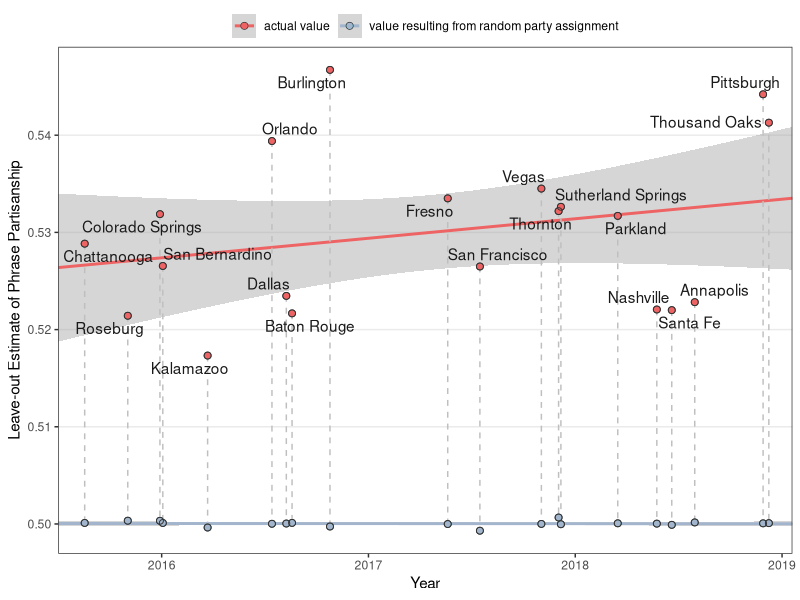
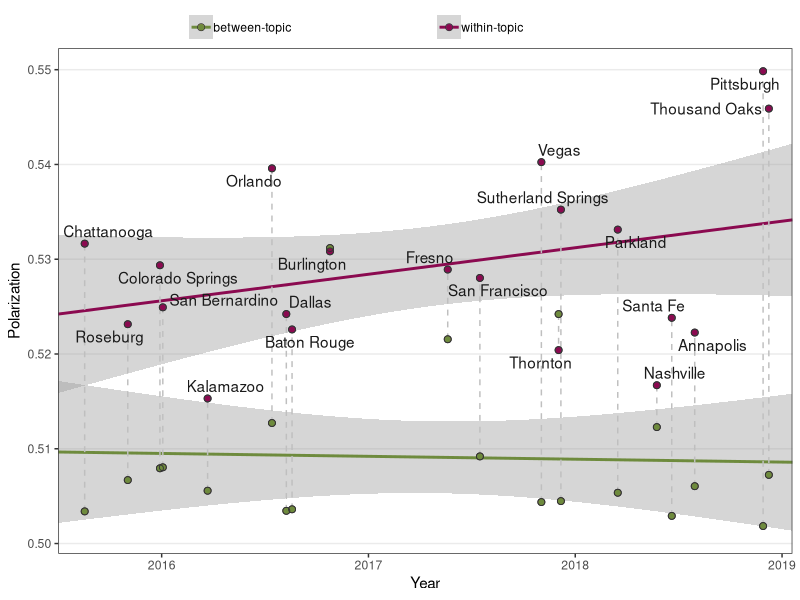

These charts were generated, in order, by the following R code:
library(ggplot2)
library(ggrepel)
library(RColorBrewer)

setwd('/Users/ddemszky/Google_Drive/Research/Framing/framing-twitter')

# plot overall polarization
data <- read.csv("data/polarization_noRT.csv",header=TRUE)
ggplot(data, aes(x=year, y=polarization, color=is_actual))+
  stat_smooth(aes(group=is_actual), method=lm, se=TRUE, fullrange=TRUE) +
  geom_line(aes(group=label), color='gray75', linetype='dashed') +
  geom_point(aes(fill=is_actual), pch=21, size=2, colour='gray20')+
  geom_point() +
  geom_point(shape=1, size=2, colour='gray20') +
  geom_text_repel(data=subset(data, is_actual == 'actual value'), aes(label=label),color='gray10', show.legend = FALSE) +
  xlab('Year') +
  ylab('Leave-out Estimate of Phrase Partisanship') +
  theme_bw() +
  theme(legend.position="top", legend.direction="horizontal", legend.title = element_blank(), legend.box.margin=margin(-1,-10,-10,-10), panel.grid.major.x = element_blank(), panel.grid.minor = element_blank()) +
  scale_color_manual(values=c("indianred2", "lightsteelblue3")) +
  scale_x_continuous(limits = c(2015.5,2019.05), expand = c(0, 0)) 

data <- read.csv("data/topic_polarization.csv",header=TRUE)
#data <- data[data$kind != 'overall',]

ggplot(data, aes(x=year, y=polarization, color=kind))+
  stat_smooth(aes(group=kind), method=lm, se=TRUE, fullrange=TRUE) +
  geom_line(aes(group=label), color='gray75', linetype='dashed') +
  geom_point(aes(fill=kind), pch=21, size=2, colour='gray20')+
  geom_point() +
  geom_point(shape=1, size=2, colour='gray20') +
  geom_text_repel(data=subset(data, kind == 'within-topic'), aes(label=label),color='gray10', show.legend = FALSE) +
  xlab('Year') +
  ylab('Polarization') +
  theme_bw() +
  theme(legend.position="top", legend.direction="horizontal", legend.title = element_blank(), legend.box.margin=margin(0,0,-10,0), legend.text = element_text(margin = margin(r =100, unit = "pt")), panel.grid.major.x = element_blank(), panel.grid.minor = element_blank()) +
  scale_color_manual(values=c("darkolivegreen4", "deeppink4")) +
  scale_x_continuous(limits = c(2015.5,2019.05), expand = c(0, 0)) 
